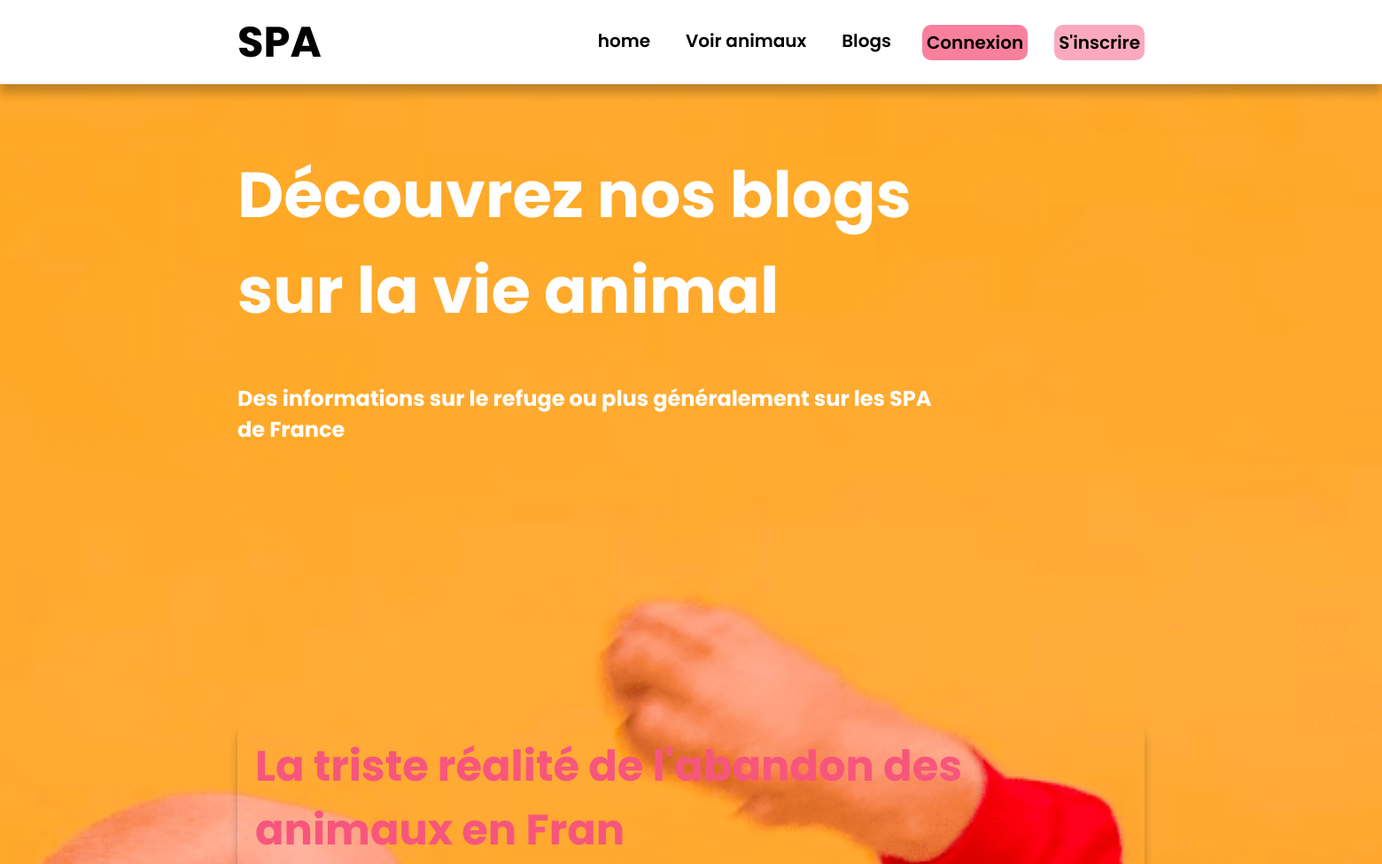
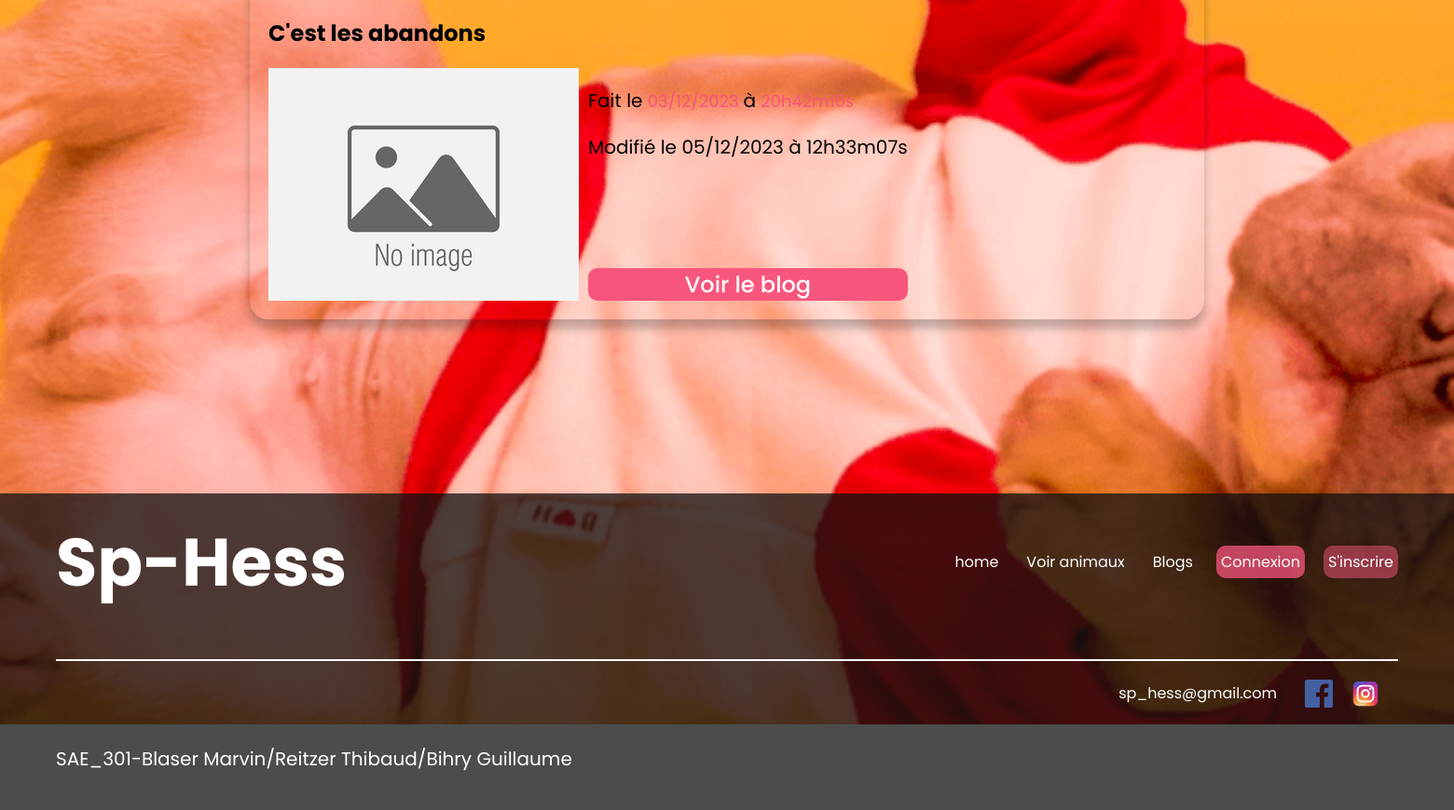
Before: /index.php?action=blogs with the older database file (2 pictures, top to bottom).
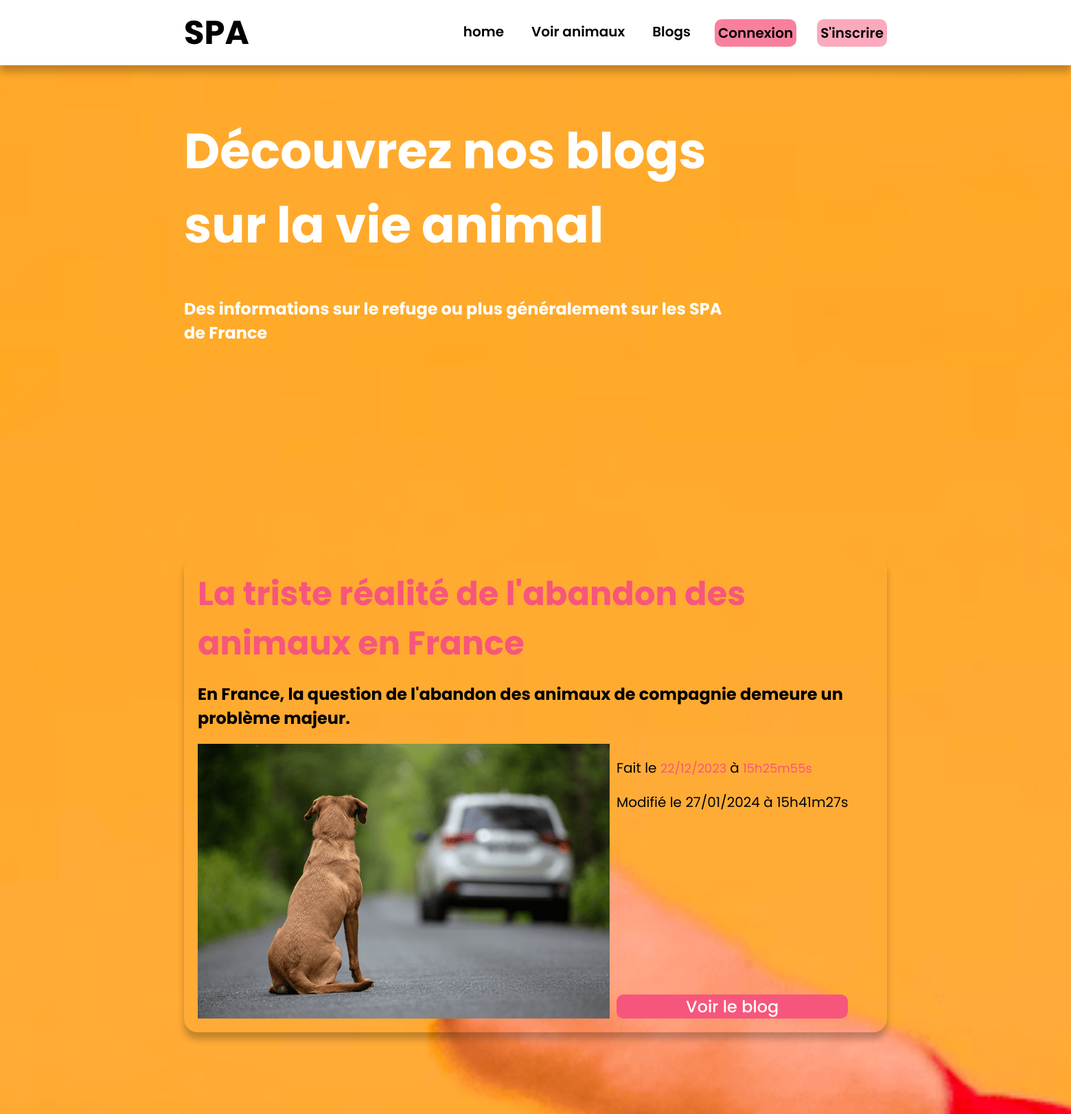
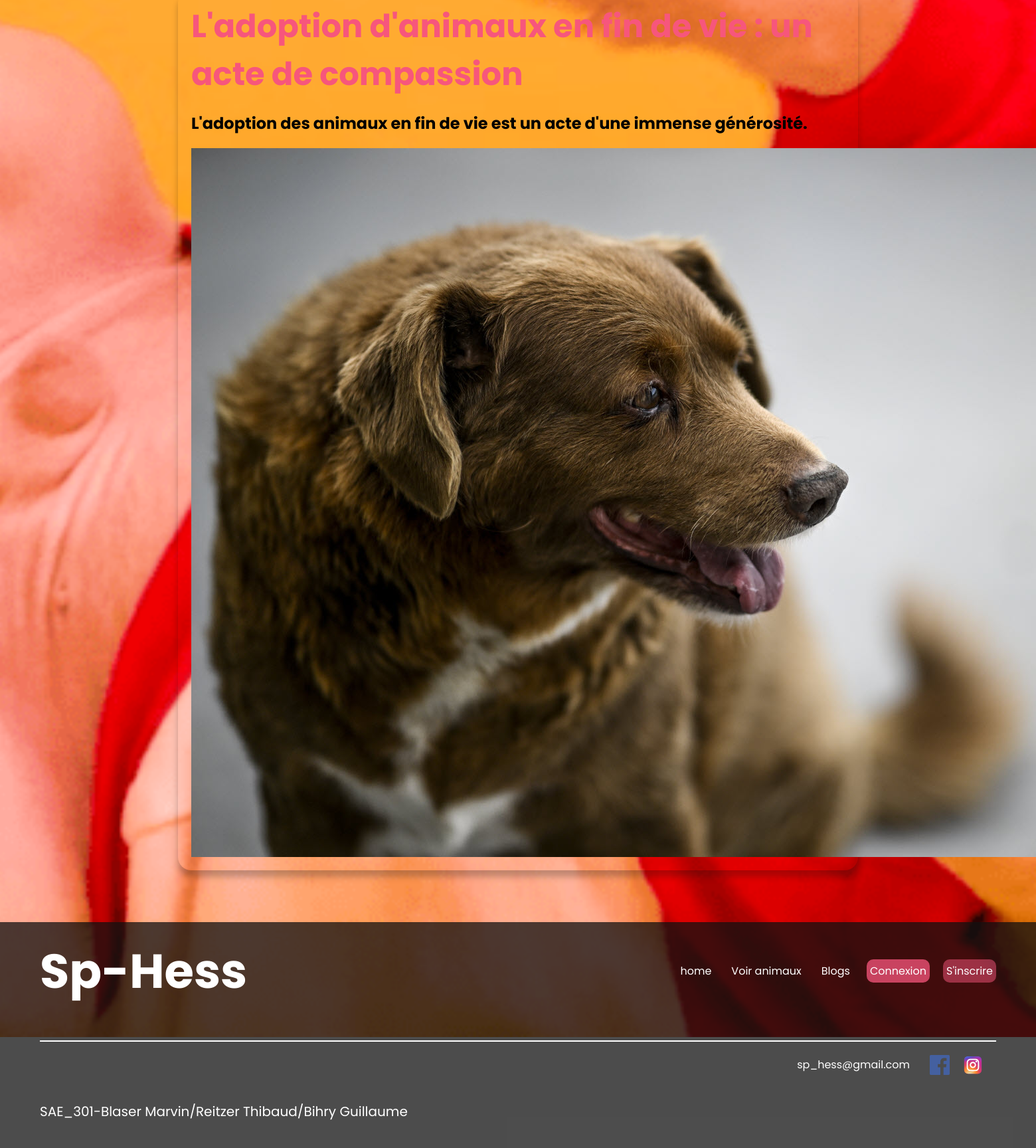
After: the same page with the newer database file (2 pictures, top to bottom).
### tables this page shows
CREATE TABLE IF NOT EXISTS `blog` (
  `id_blog` int NOT NULL AUTO_INCREMENT,
  `titre` varchar(255) NOT NULL,
  `sousTitre` text NOT NULL,
  `contenu` longtext NOT NULL,
  `image` varchar(50) NOT NULL,
  `dateCreation` datetime NOT NULL,
  `dateModification` datetime DEFAULT NULL,
  PRIMARY KEY (`id_blog`)
);

### controleur/blog.php (called while the page is built, shortened)
<?php
require_once 'modele/blog.php';
function blogs(){
    $ObjectBlog = new Blog();
    $blogs = $ObjectBlog->getBlogs();
    require "vue/blog/read.php";
}

### modele/blog.php (called while the page is built, shortened)
<?php
require_once "modele/modele.php";
class Blog extends database
{
    public function getBlogs(){
        $req = '
           SELECT *
           FROM blog
           ';
        $res = $this->execReq($req);
        return $res;
    }
    public function getDateTime($dateAction){
        $date = explode("-", explode(" ", $dateAction)[0]);
        $year = $date[0];
        $month = $date[1];
        $day = $date[2];
        $date = $day . "/" . $month . "/" . $year;
        $time = explode(":", explode(" ", $dateAction)[1]);
        $hours = $time[0];
        $minutes = $time[1];
        $seconds = $time[2];
        $time = $hours . "h" . $minutes . "m" . $seconds . "s";
        return [$date, $time];
    }
}

### modele/modele.php (called while the page is built, shortened)
<?php
abstract class database {
    private $bdd;
    protected function execReq($req) {
        return $this->connexionBDD()->query($req)->fetchAll(PDO::FETCH_ASSOC);
    }
    private function connexionBDD() {
        if(!isset($this->bdd)){
            try {
                $options=array(PDO::MYSQL_ATTR_INIT_COMMAND => "SET NAMES utf8");
                $this->bdd=new PDO('mysql:host='.DBHOST.';dbname='.DBNAME, DBUSER, DBPWD, $options);
            }
            catch(Exception $err) {
                throw new Exception("Connexion à la BDD");
            }
        }
        return $this->bdd;
    }
}

### vue/blog/read.php (the view, shortened to what this page needs)
<section class="blog_section">
    <div class="hero">
        <img sizes="(max-width: 1400px) 100vw, 1400px" srcset="
            ./assets/blog_img/blog_background/blog_background_gn5jdl_c_scale,w_200.png 200w,
            ./assets/blog_img/blog_background/blog_background_gn5jdl_c_scale,w_403.png 403w,
            ./assets/blog_img/blog_background/blog_background_gn5jdl_c_scale,w_560.png 560w,
            ./assets/blog_img/blog_background/blog_background_gn5jdl_c_scale,w_696.png 696w,
            ./assets/blog_img/blog_background/blog_background_gn5jdl_c_scale,w_819.png 819w,
            ./assets/blog_img/blog_background/blog_background_gn5jdl_c_scale,w_923.png 923w,
            ./assets/blog_img/blog_background/blog_background_gn5jdl_c_scale,w_1021.png 1021w,
            ./assets/blog_img/blog_background/blog_background_gn5jdl_c_scale,w_1111.png 1111w,
            ./assets/blog_img/blog_background/blog_background_gn5jdl_c_scale,w_1209.png 1209w,
            ./assets/blog_img/blog_background/blog_background_gn5jdl_c_scale,w_1300.png 1300w,
            ./assets/blog_img/blog_background/blog_background_gn5jdl_c_scale,w_1392.png 1392w,
            ./assets/blog_img/blog_background/blog_background_gn5jdl_c_scale,w_1400.png 1400w"
            src="blog_background_gn5jdl_c_scale,w_1400.png" alt="image d'écran de la page blog">
        <h1>Découvrez nos blogs sur la vie animal</h1>
        <span>Des informations sur le refuge ou plus généralement sur les SPA de France</span>
    </div>
    <section class="blog_read">
        <div class="blogs">
            <?php
            foreach ($blogs as $blog) {
                $dateCreation = $ObjectBlog->getDateTime($blog['dateCreation']);
                if ($blog['dateModification'] != null) {
                    $dateModification = $ObjectBlog->getDateTime($blog['dateModification']);
                }
                ?>
                <div class="blog">
                    <h3>
                        <?= $blog['titre'] ?>
                    </h3>
                    <span>
                        <?= $blog['sousTitre'] ?>
                    </span>
                    <div class="blog_info">
                        <img src="photoBlog/<?= $blog['image'] ?>" alt="">
                        <div class="blog_info_text">
                            <div>
                                <p>Fait le
                                    <span>
                                        <?= $dateCreation[0] ?>
                                    </span> à
                                    <span>
                                        <?= $dateCreation[1] ?>
                                    </span>
                                </p>
                                <p>
                                    <?= isset($dateModification) ? "Modifié le " . $dateModification[0] . " à " . $dateModification[1] : "" ?>
                                </p>
                            </div>
                            <a href="index.php?action=blog&&idBlog=<?= $blog['id_blog'] ?>">Voir le blog</a>
                        </div>
                    </div>
                </div>
                <?php
            }
            ?>
        </div>
    </section>
</section>
<?php
require "vue/gabarit.php";

Changed rows visible on the page:
removed blog: titre "La triste réalité de l'abandon des animaux en Fran", sousTitre "C'est les abandons", image (placeholder picture), dateCreation "03/12/2023", dateCreation "20h42m16s", dateModification "05/12/2023", dateModification "12h33m07s"
added blog: titre "La triste réalité de l'abandon des animaux en France", sousTitre "En France, la question de l'abandon des animaux de compagnie demeure un problème majeur.", image (picture), dateCreation "22/12/2023", dateCreation "15h25m55s", dateModification "27/01/2024", dateModification "15h41m27s"
added blog: titre "L'adoption d'animaux en fin de vie : un acte de compassion", sousTitre "L'adoption des animaux en fin de vie est un acte d'une immense générosité.", image (picture)
